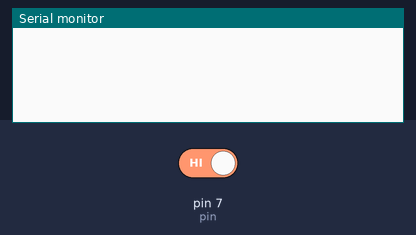
Recording of a sketch running on a simulated Arduino Leonardo, built with avr-gcc and run on an emulated ATmega32U4. On the bench: the last lines printed to the serial monitor. Inputs (shaded band) come from the test bench; at power-on: pin 7 (pin) HIGH. USB keyboard and mouse output is not drawn.

Above: at 1.2 s.
1.3 s: pin 7 (pin) driven LOW
At 2.0 s:
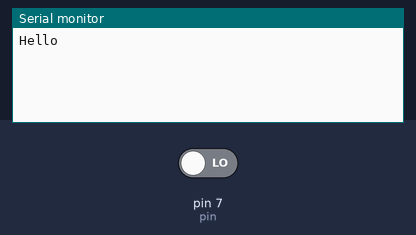
2.8 s: pin 7 (pin) driven HIGH
At 3.2 s:
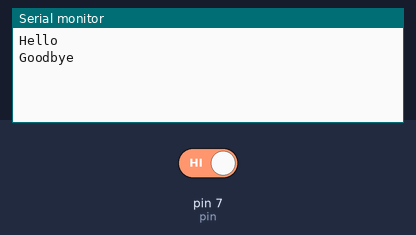

Measured:
- after the input at 1.3 s, the serial monitor: prints a new line at once (image 1)
- after the input at 2.8 s, the serial monitor: prints a new line at once (image 2)

The sketch:

leonardo-keyboard-template.ino
```cpp
#include "Keyboard.h"

#define pin 7

boolean prev_state;

void setup() {
  Serial.begin( 9600 );
  Keyboard.begin();
  pinMode( pin, INPUT );
}

void loop() {
  boolean state = ! digitalRead( pin );

  if ( state && ! prev_state ) {
    Serial.println( "Hello" );
    Keyboard.print(1);
  }

  if ( !state && prev_state ) {
    Serial.println( "Goodbye" );
    Keyboard.print(0);
  }

  prev_state = state;
}
```
